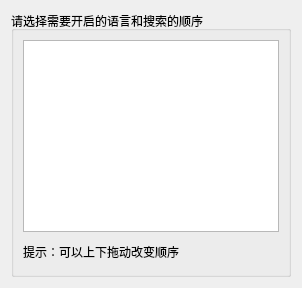
         <widget class="QWidget" name="page_7">
          <layout class="QGridLayout" name="gridLayout_26">
           <item row="0" column="0">
            <widget class="QGroupBox" name="groupBox_33">
             <property name="title">
              <string>请选择需要开启的语言和搜索的顺序</string>
             </property>
             <layout class="QGridLayout" name="gridLayout_43">
              <item row="2" column="0">
               <layout class="QHBoxLayout" name="horizontalLayout_15" stretch="0">
                <item>
                 <widget class="QLabel" name="label_14">
                  <property name="minimumSize">
                   <size>
                    <width>0</width>
                    <height>27</height>
                   </size>
                  </property>
                  <property name="text">
                   <string>提示：可以上下拖动改变顺序</string>
                  </property>
                 </widget>
                </item>
               </layout>
              </item>
              <item row="0" column="0">
               <layout class="QVBoxLayout" name="verticalLayout_66">
                <item>
                 <widget class="QTableWidget" name="wikiTableWidget">
                  <property name="editTriggers">
                   <set>QAbstractItemView::NoEditTriggers</set>
                  </property>
                  <property name="dragEnabled">
                   <bool>true</bool>
                  </property>
                  <property name="dragDropMode">
                   <enum>QAbstractItemView::InternalMove</enum>
                  </property>
                  <property name="selectionBehavior">
                   <enum>QAbstractItemView::SelectRows</enum>
                  </property>
                  <property name="columnCount">
                   <number>0</number>
                  </property>
                  <attribute name="horizontalHeaderMinimumSectionSize">
                   <number>24</number>
                  </attribute>
                  <attribute name="verticalHeaderDefaultSectionSize">
                   <number>26</number>
                  </attribute>
                 </widget>
                </item>
               </layout>
              </item>
             </layout>
            </widget>
           </item>
          </layout>
         </widget>
